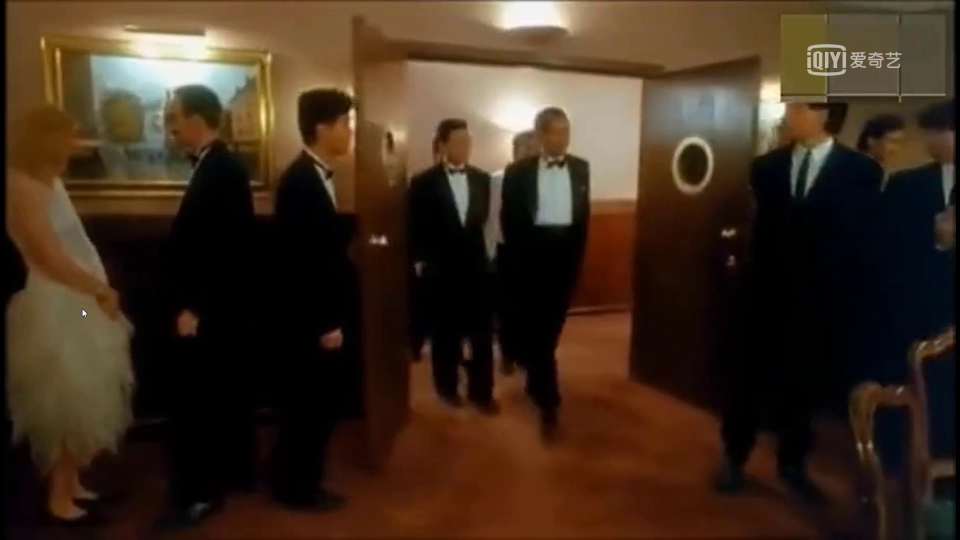
#> input picture frame 28 of Learn Programming/JavaWeb入门到企业实战/day06-HTML&CSS/01-HTML/资料/4. 案例2-图片、音频、视频/c.mp4, 1920 x 1080 px, given in place of video.mp4, which was not available (shown at 1/2 size)
$ python '07检测视频中人脸.py'
#> lines starting #> are read from the running program, lines starting #| are printed output that depends on the picture; after the words box and inside, x2 and y2 are one past the last pixel; in counts of white or black regions, pixels touching at a corner belong together; pictures that were not available may be replaced by others from this repository, and a replacement may not be noted
#> further down, frame is the input picture: shape (1080, 1920, 3); mean B, G, R 31.1, 46, 63.7
#| flag: True frame.shape: (1080, 1920, 3)
import cv2 as cv
def face_detect_demo(img):
    #将图片灰度
    gray=cv.cvtColor(img,cv.COLOR_BGR2GRAY)
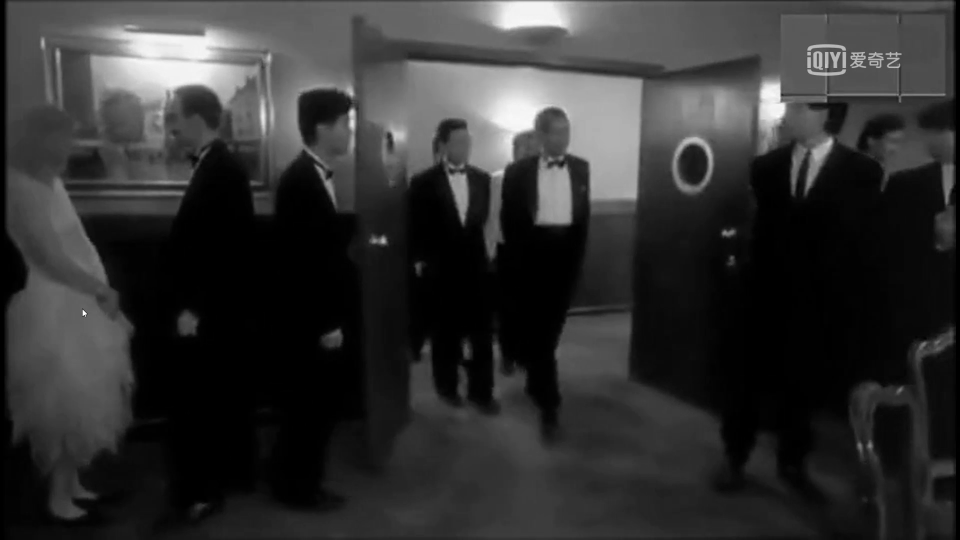
#> gray: shape (1080, 1920) (shown at 1/2 size); min 0, max 255, mean 49.6
    #加载特征数据
    face_detector = cv.CascadeClassifier('opencv/sources/data/haarcascades/haarcascade_frontalface_default.xml')
    faces = face_detector.detectMultiScale(gray)
#> faces = [[887, 326, 55, 55], [486, 353, 66, 66]]
    for x,y,w,h in faces:
        cv.rectangle(img,(x,y),(x+w,y+h),color=(0,0,255),thickness=2)
        cv.circle(img,center=(x+w//2,y+h//2),radius=(w//2),color=(0,255,0),thickness=2)
#> this loop made 2 passes
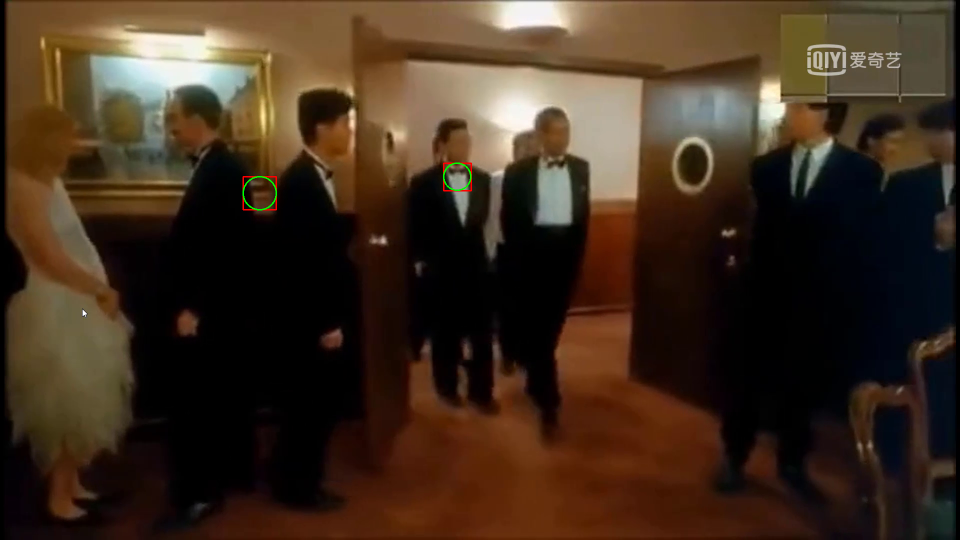
#> img: shape (1080, 1920, 3) (shown at 1/2 size); 0.11% of pixels changed, all inside (x1, y1, x2, y2) = (485, 325, 944, 421)
    cv.imshow('result',img)
#读取视频
cap=cv.VideoCapture('video.mp4')
while True:
    flag,frame=cap.read()
    print('flag:',flag,'frame.shape:',frame.shape)
    if not flag:
        break
    face_detect_demo(frame)
    if ord('q') == cv.waitKey(10):
#> (key q is pressed here)
        break
cv.destroyAllWindows()
cap.release()
